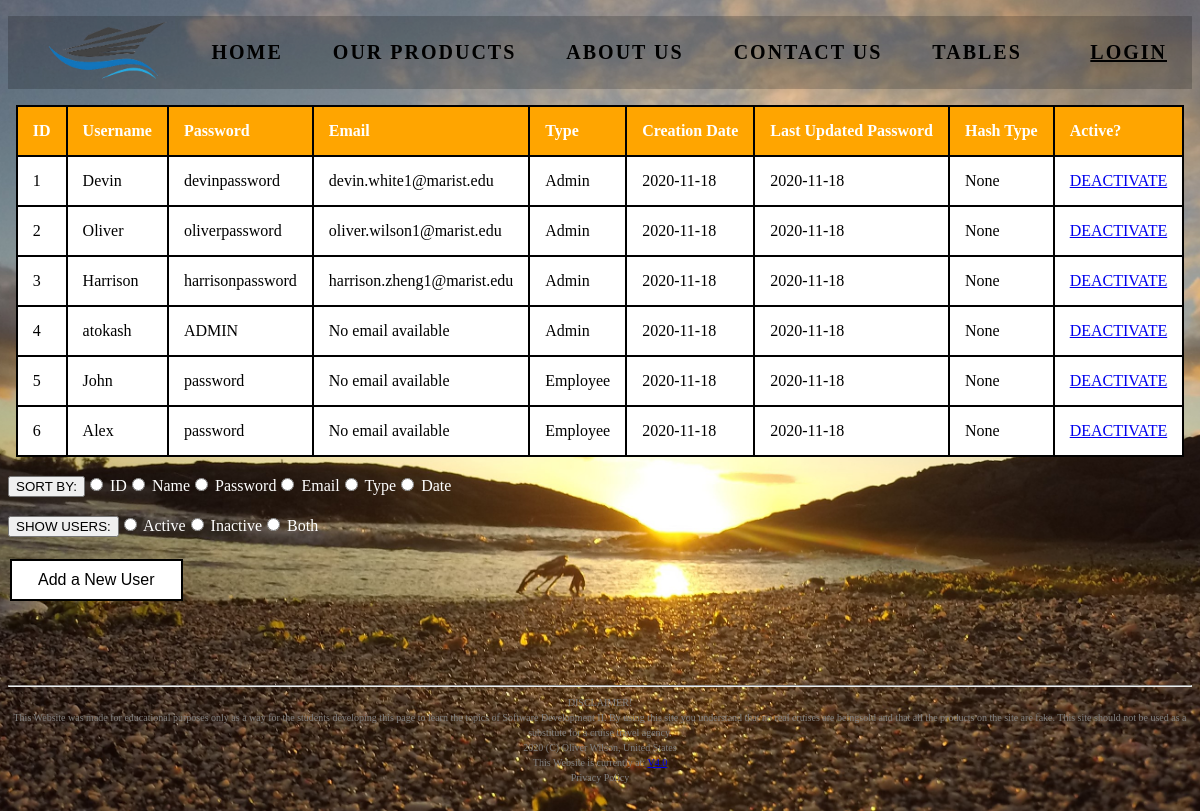
The page /HTML/AdminUserTable.php on the database its author committed.
### tables this page shows
CREATE TABLE T18_Users (
    user_ID INT PRIMARY KEY auto_increment,
    user_name VARCHAR(20) NOT NULL,
    user_password VARCHAR(50) NOT NULL,
    user_email VARCHAR(30) DEFAULT "No email available",
    employee_type ENUM ("Admin", "Employee") NOT NULL,
    creation_date DATE,
    last_updated_password DATE,
    hash_type VARCHAR(20) DEFAULT("None"),
    user_active ENUM("Y", "N") NOT NULL DEFAULT "Y"
);

### HTML/AdminUserTable.php (the view, shortened to what this page needs)
<!DOCTYPE html>
<html lang="en">
<head>
</head>
<body style="background-color: lightgray;">
<?php
	require "SCnavbar.php";
?>
<?php
	require ("../connect_db.php");
?>
<?php
	if (isset($_POST['sort'])) {
		$sort_type = $_POST['sort'];
	}
	else {
		$sort_type = "User_ID";
	}
	if (isset($_POST['where_clause'])) {
		$where_clause = $_POST['where_clause'];
	}
	else {
		$where_clause = "SELECT * FROM T18_Users";
	}
	echo "<table border=1>";
		echo "<tr>";
			echo "<th> ID </th>";
			echo "<th> Username </th>";
			echo "<th> Password </th>";
			echo "<th> Email </th>";
			echo "<th> Type </th>";
			echo "<th> Creation Date </th>";
			echo "<th> Last Updated Password </th>";
			echo "<th> Hash Type </th>";
			echo "<th> Active? </th>";
		echo "</tr>";
	$q="$where_clause
			ORDER BY $sort_type";
	$r=mysqli_query($dbc, $q);
	if($r) {
		while ($row = mysqli_fetch_array($r, MYSQLI_NUM)) {
			echo "<tr>";
				echo "<td>" . $row[0] . "</td>";
				echo "<td>" . $row[1] . "</td>";
				echo "<td>" . $row[2] . "</td>";
				echo "<td>" . $row[3] . "</td>";
				echo "<td>" . $row[4] . "</td>";
				echo "<td>" . $row[5] . "</td>";
				echo "<td>" . $row[6] . "</td>";
				echo "<td>" . $row[7] . "</td>";
				echo "<td> <a href='DeleteUserRow.php?user_ID=" . $row[0] . "'> DEACTIVATE </a> </td>";
			echo "</tr>";
		}
	}
	echo "</table>";
	echo "<form style='color: white;' action='AdminUserTable.php' method='POST'>";
		echo "<br> <input type='submit' value='SORT BY:'>";
		echo "<input type='radio' name='sort' value='user_Id'>		  	ID";
		echo "<input type='radio' name='sort' value='user_name'>		Name";
		echo "<input type='radio' name='sort' value='user_Password'>	Password";
		echo "<input type='radio' name='sort' value='user_email'>	  	Email";
		echo "<input type='radio' name='sort' value='employee_type'>	Type";
		echo "<input type='radio' name='sort' value='creation_date'>	Date";
	echo "</form>";
	echo "<br><form style='color: white;' action='AdminUserTable.php' method='POST'>";
		echo "<input type='submit' value='SHOW USERS:'>";
		echo "<input type='radio' name='where_clause' value='SELECT * FROM T18_Users
																WHERE user_active=\"Y\"'>		Active";
		echo "<input type='radio' name='where_clause' value='SELECT * FROM T18_Users
																WHERE user_active=\"N\"'>		Inactive";
		echo "<input type='radio' name='where_clause' value='SELECT * FROM T18_Users'> 			Both";
	echo "</form>";
	echo "<br><form action='AddRowUser.php'>";
		echo "<button class='button button1' onclick=> Add a New User </button>";
	echo "</form>";
?>
<br><br><br><br>
<hr>
<?php
	include "SCfooter.php";
?>
<br>
</body>
</html>

### HTML/AdminUserTable.php (style rules this page uses)
body { background: url(Crab.jpg) no-repeat; background-size: cover; height: 100vh; background-position: center; }
table, td { margin-right:auto; margin-left: auto; border:2px solid black; border-collapse:collapse; padding: 15px; text-align: left; background-color: white; }
th { margin-right:auto; margin-left: auto; border:2px solid black; border-collapse:collapse; padding: 15px; text-align: left; background-color: orange; color:white; }
.button { border: none; color: white; padding: 10px 26px; text-align: center; text-decoration: none; display: inline-block; font-size: 16px; margin: 4px 2px; transition-duration: 0.4s; cursor: pointer; }
.button1 { background-color: white; color: black; border: 2px solid black; }

### rows shown on the page
t18_users: user_ID "1", user_name "Devin", user_password "devinpassword", user_email "devin.white1@marist.edu", employee_type "Admin", creation_date "2020-11-18", last_updated_password "2020-11-18", hash_type "None"
t18_users: user_ID "2", user_name "Oliver", user_password "oliverpassword", user_email "oliver.wilson1@marist.edu", employee_type "Admin", creation_date "2020-11-18", last_updated_password "2020-11-18", hash_type "None"
t18_users: user_ID "3", user_name "Harrison", user_password "harrisonpassword", user_email "harrison.zheng1@marist.edu", employee_type "Admin", creation_date "2020-11-18", last_updated_password "2020-11-18", hash_type "None"
t18_users: user_ID "4", user_name "atokash", user_password "ADMIN", user_email "No email available", employee_type "Admin", creation_date "2020-11-18", last_updated_password "2020-11-18", hash_type "None"
t18_users: user_ID "5", user_name "John", user_password "password", user_email "No email available", employee_type "Employee", creation_date "2020-11-18", last_updated_password "2020-11-18", hash_type "None"
t18_users: user_ID "6", user_name "Alex", user_password "password", user_email "No email available", employee_type "Employee", creation_date "2020-11-18", last_updated_password "2020-11-18", hash_type "None"

### other values the page prints
FILE_AUTHOR "Oliver Wilson"
